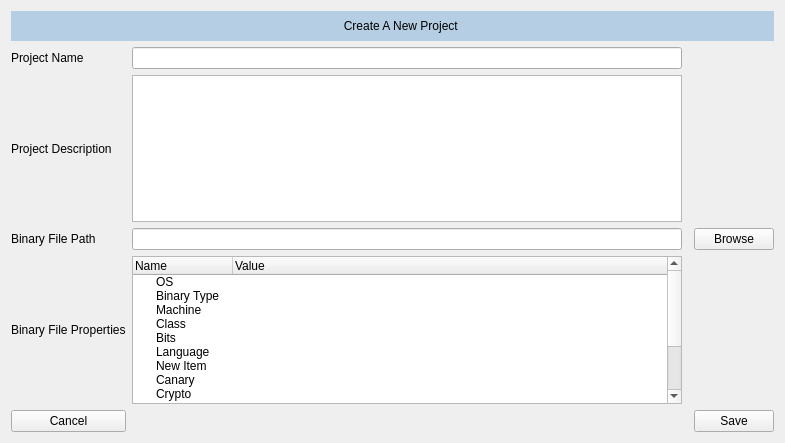
<?xml version="1.0" encoding="UTF-8"?>
<ui version="4.0">
 <class>Form</class>
 <widget class="QWidget" name="Form">
  <property name="geometry">
   <rect>
    <x>0</x>
    <y>0</y>
    <width>785</width>
    <height>443</height>
   </rect>
  </property>
  <property name="windowTitle">
   <string>Form</string>
  </property>
  <layout class="QGridLayout" name="gridLayout_2">
   <item row="0" column="0">
    <layout class="QGridLayout" name="gridLayout">
     <item row="1" column="0">
      <widget class="QLabel" name="label_2">
       <property name="text">
        <string>Project Name</string>
       </property>
      </widget>
     </item>
     <item row="7" column="3" alignment="Qt::AlignRight">
      <widget class="QPushButton" name="saveNewProject">
       <property name="text">
        <string>Save</string>
       </property>
      </widget>
     </item>
     <item row="0" column="0" colspan="4">
      <widget class="QLabel" name="label">
       <property name="minimumSize">
        <size>
         <width>0</width>
         <height>30</height>
        </size>
       </property>
       <property name="styleSheet">
        <string notr="true">background-color: rgb(182, 206, 227);</string>
       </property>
       <property name="text">
        <string>                                                                                                    Create A New Project</string>
       </property>
      </widget>
     </item>
     <item row="5" column="0">
      <widget class="QLabel" name="label_5">
       <property name="text">
        <string>Binary File Properties</string>
       </property>
      </widget>
     </item>
     <item row="7" column="0">
      <widget class="QPushButton" name="cancelNewProject">
       <property name="text">
        <string>Cancel</string>
       </property>
      </widget>
     </item>
     <item row="3" column="0">
      <widget class="QLabel" name="label_4">
       <property name="text">
        <string>Binary File Path</string>
       </property>
      </widget>
     </item>
     <item row="2" column="0">
      <widget class="QLabel" name="label_3">
       <property name="text">
        <string>Project Description</string>
       </property>
      </widget>
     </item>
     <item row="3" column="1">
      <widget class="QLineEdit" name="lineEdit_2"/>
     </item>
     <item row="3" column="3">
      <widget class="QPushButton" name="browseNewProject">
       <property name="text">
        <string>Browse</string>
       </property>
      </widget>
     </item>
     <item row="2" column="1">
      <widget class="QTextEdit" name="textEdit"/>
     </item>
     <item row="1" column="1">
      <widget class="QLineEdit" name="lineEdit"/>
     </item>
     <item row="5" column="1">
      <widget class="QTreeWidget" name="treeWidget">
       <column>
        <property name="text">
         <string>Name</string>
        </property>
       </column>
       <column>
        <property name="text">
         <string>Value</string>
        </property>
       </column>
       <item>
        <property name="text">
         <string>OS</string>
        </property>
       </item>
       <item>
        <property name="text">
         <string>Binary Type</string>
        </property>
       </item>
       <item>
        <property name="text">
         <string>Machine</string>
        </property>
       </item>
       <item>
        <property name="text">
         <string>Class</string>
        </property>
       </item>
       <item>
        <property name="text">
         <string>Bits</string>
        </property>
       </item>
       <item>
        <property name="text">
         <string>Language</string>
        </property>
       </item>
       <item>
        <property name="text">
         <string>New Item</string>
        </property>
       </item>
       <item>
        <property name="text">
         <string>Canary</string>
        </property>
       </item>
       <item>
        <property name="text">
         <string>Crypto</string>
        </property>
       </item>
       <item>
        <property name="text">
         <string>Nx</string>
        </property>
       </item>
       <item>
        <property name="text">
         <string>Pic</string>
        </property>
       </item>
       <item>
        <property name="text">
         <string>Relocs</string>
        </property>
       </item>
       <item>
        <property name="text">
         <string>Relro</string>
        </property>
       </item>
       <item>
        <property name="text">
         <string>Stripped</string>
        </property>
       </item>
      </widget>
     </item>
    </layout>
   </item>
  </layout>
 </widget>
 <resources/>
 <connections/>
</ui>
